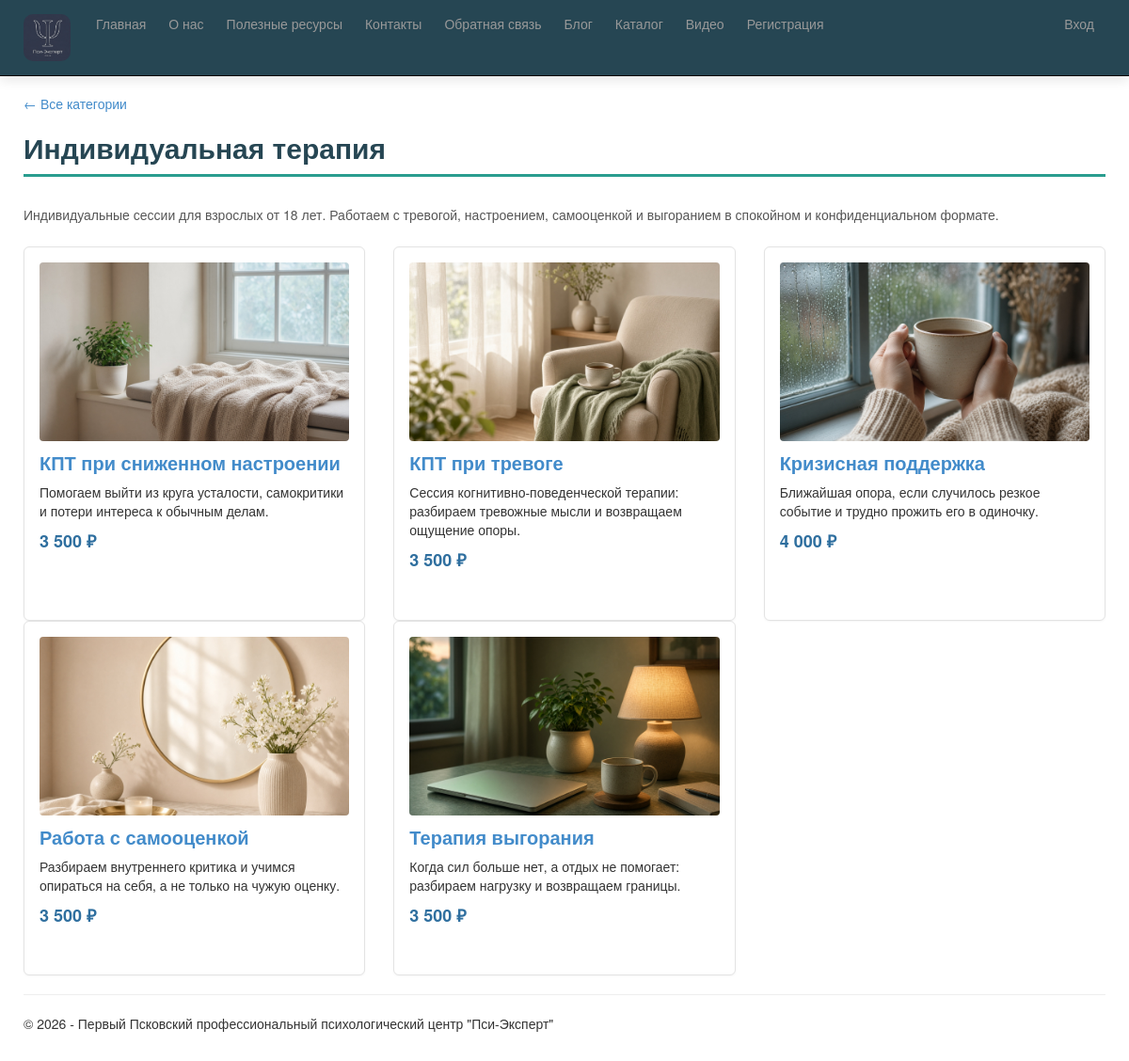
The app's page /catalog/category/1/ with its own data.
### app/models.py (models this page shows, shortened)
class Category(models.Model):
    name = models.CharField(
        max_length=200,
        verbose_name="Название категории"
    )
    description = models.TextField(
        verbose_name="Описание"
    )
    class Meta:
        verbose_name = "Категория каталога"
        verbose_name_plural = "Категории каталога"
        ordering = ['name']

class CatalogItem(models.Model):
    name = models.CharField(
        max_length=200,
        verbose_name="Название"
    )
    short_description = models.TextField(
        verbose_name="Краткое описание"
    )
    full_description = models.TextField(
        verbose_name="Полное описание"
    )
    price = models.DecimalField(
        max_digits=10,
        decimal_places=2,
        verbose_name="Цена"
    )
    image = models.FileField(
        upload_to='catalog_images/',
        verbose_name="Ссылка на картинку"
    )
    category = models.ForeignKey(
        Category,
        on_delete=models.CASCADE,
        verbose_name="Категория"
    )
    @property
    def price_display(self):
        if self.price == 0:
            return "Бесплатно"
        amount = int(self.price) if self.price == self.price.to_integral() else self.price
        text = f"{amount:,}".replace(",", " ")
        return f"{text} ₽"
    class Meta:
        verbose_name = "Элемент каталога"
        verbose_name_plural = "Элементы каталога"
        ordering = ['name']

### app/views.py (the view)
# urls.py: path('catalog/category/<int:parameter>/', views.catalog_category, name='catalog_category'),
def catalog_category(request, parameter):
    category = Category.objects.get(id=parameter)
    items = CatalogItem.objects.filter(category=category)
    return render(
        request,
        'app/catalog_category.html',
        {
            'title': category.name,
            'category': category,
            'items': items,
            'year': datetime.now().year,
        }
    )

### app/templates/app/catalog_category.html
{% extends "app/layout.html" %}
{% block content %}
<p class="catalog-back"><a href="{% url 'catalog' %}">← Все категории</a></p>
<h2>{{ category.name }}</h2>
<p class="catalog-lead">{{ category.description }}</p>
<div class="row catalog-row">
    {% for item in items %}
    <div class="col-sm-6 col-md-4">
        <div class="catalog-card">
            {% if item.image %}
            <img src="{{ item.image.url }}" alt="{{ item.name }}">
            {% endif %}
            <h3><a href="{% url 'catalog_item' parameter=item.id %}">{{ item.name }}</a></h3>
            <p>{{ item.short_description }}</p>
            <p class="catalog-price">{{ item.price_display }}</p>
        </div>
    </div>
    {% empty %}
    <div class="col-md-12">
        <p>В этой категории пока нет услуг.</p>
    </div>
    {% endfor %}
</div>
{% endblock %}

### app/templates/app/layout.html (shortened to what this page needs)
﻿<!DOCTYPE html>
<html>
<head>
    {% load static %}
    <link rel="stylesheet" type="text/css" href="{% static 'app/content/bootstrap.css' %}" />
    <link rel="stylesheet" type="text/css" href="{% static 'app/content/site.css' %}?v=2" />
</head>
<body>
    <div class="navbar navbar-inverse navbar-fixed-top">
        <div class="container">
            <div class="navbar-header">
                <a href="/" class="navbar-brand">
                    <img src="{% static 'app/content/logo_psy.png' %}" alt="Пси-Эксперт" style="height:50px;" />
                </a>
            </div>
            <div class="navbar-collapse collapse">
                <ul class="nav navbar-nav">
                    <li><a href="{% url 'home' %}">Главная</a></li>
                    <li><a href="{% url 'about' %}">О нас</a></li>
                    <li><a href="{% url 'links' %}">Полезные ресурсы</a></li>
                    <li><a href="{% url 'contact' %}">Контакты</a></li>
                    <li><a href="{% url 'pool' %}">Обратная связь</a></li>
                    <li><a href="{% url 'blog' %}">Блог</a></li>
                    <li><a href="{% url 'catalog' %}">Каталог</a></li>
                    <li><a href="{% url 'videopost' %}">Видео</a></li>
                    {% if not user.is_authenticated %}
                    <li><a href="{% url 'registration' %}">Регистрация</a></li>
                    {% endif %}
                </ul>
                {% include 'app/loginpartial.html' %}
            </div>
        </div>
    </div>
    <div class="container body-content">
{% block content %}{% endblock %}
        <hr/>
        <footer>
            <p>&copy; {{ year }} - Первый Псковский профессиональный психологический центр "Пси-Эксперт"</p>
        </footer>
    </div>
</body>
</html>

### app/templates/app/loginpartial.html
﻿{% if user.is_authenticated %}
<form id="logoutForm" action="/logout/" method="post" class="navbar-right">
    {% csrf_token %}
    <ul class="nav navbar-nav navbar-right">
        <li><span class="navbar-brand">Добро пожаловать {{ user.username }}!</span></li>
        <li><a href="javascript:document.getElementById('logoutForm').submit()">Выход</a></li>
    </ul>
</form>
{% else %}
<ul class="nav navbar-nav navbar-right">
    <li><a href="{% url 'login' %}">Вход</a></li>
</ul>
{% endif %}

### app/static/app/content/site.css (style rules this page uses)
body { padding-top: 80px; padding-bottom: 20px; }
.body-content { padding-left: 15px; padding-right: 15px; }
.navbar-nav > li > a { padding-left: 12px; padding-right: 12px; }
.catalog-lead { margin-bottom: 24px; color: #555; }
.catalog-row { display: flex; flex-wrap: wrap; }
.catalog-row > [class*="col-"] { display: flex; float: none; }
.catalog-card { background: #fff; border: 1px solid #e3e3e3; border-radius: 6px; padding: 16px; margin-bottom: 24px; box-shadow: 0 1px 2px rgba(0, 0, 0, 0.04); width: 100%; height: 100%; display: flex; flex-direction: column; }
.catalog-card img, .catalog-detail-img { width: 100%; height: 190px; object-fit: cover; border-radius: 4px; margin-bottom: 12px; }
.catalog-card h3 { margin-top: 0; font-size: 20px; }
.catalog-price { font-size: 18px; font-weight: bold; color: #2f6f9f; }
.catalog-back { margin-bottom: 16px; }

### records on screen
Category: name "Индивидуальная терапия", description "Индивидуальные сессии для взрослых от 18 лет. Работаем с тревогой, настроением, самооценкой и выгоранием в спокойном и конфиденциальном формате."
CatalogItem: image (picture), name "КПТ при сниженном настроении", short_description "Помогаем выйти из круга усталости, самокритики и потери интереса к обычным делам.", price_display "3 500 ₽"
CatalogItem: image (picture), name "КПТ при тревоге", short_description "Сессия когнитивно-поведенческой терапии: разбираем тревожные мысли и возвращаем ощущение опоры.", price_display "3 500 ₽"
CatalogItem: image (picture), name "Кризисная поддержка", short_description "Ближайшая опора, если случилось резкое событие и трудно прожить его в одиночку.", price_display "4 000 ₽"
CatalogItem: image (picture), name "Работа с самооценкой", short_description "Разбираем внутреннего критика и учимся опираться на себя, а не только на чужую оценку.", price_display "3 500 ₽"
CatalogItem: image (picture), name "Терапия выгорания", short_description "Когда сил больше нет, а отдых не помогает: разбираем нагрузку и возвращаем границы.", price_display "3 500 ₽"
